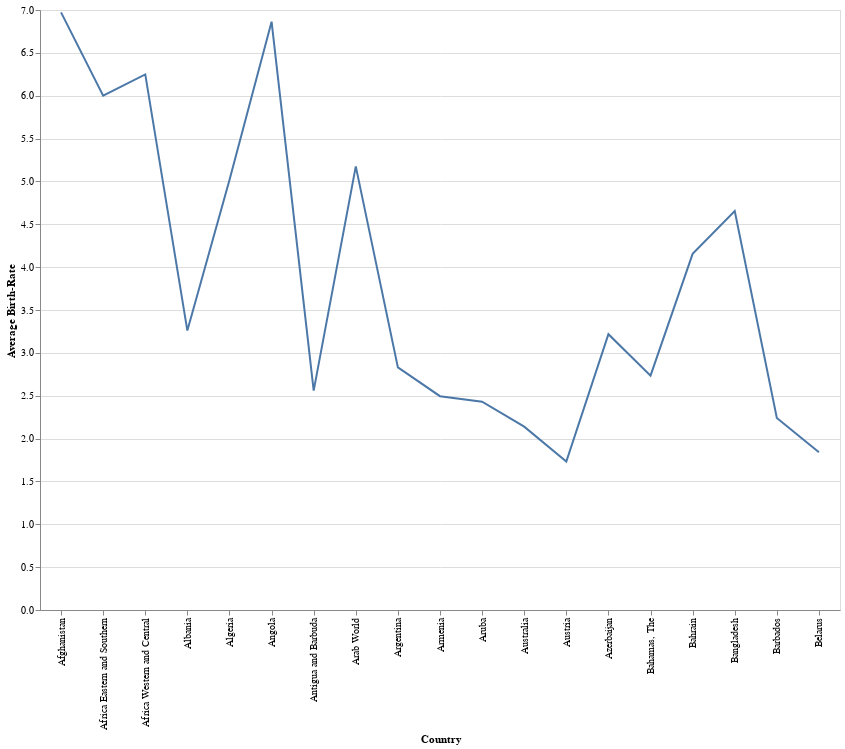

The cell this chart's notebook holds for it:
### Code cell
# Line chart showing Average Brith Rate in following first 20 countries from list.
line = alt.Chart(new_df).mark_line().encode(
    x='Country',
    y='Average Birth'
)

band = alt.Chart(new_df).mark_errorband(extent='ci').encode(
    x='Country',
    y=alt.Y('Average Birth', title='Average Birth Rate'),
)

(band + line).properties(height=600, width= 800)

### Figure 1 — Vega-Lite specification as saved in the notebook (floating-point values rounded to 4 significant figures)
{"config": {"view": {"continuousWidth": 400, "continuousHeight": 300}}, "layer": [{"mark": {"type": "errorband", "extent": "ci"}, "encoding": {"x": {"field": "Country", "type": "nominal"}, "y": {"field": "Average Birth", "title": "Average Birth-Rate", "type": "quantitative"}}}, {"mark": "line", "encoding": {"x": {"field": "Country", "type": "nominal"}, "y": {"field": "Average Birth", "type": "quantitative"}}}], "data": {"name": "data-ca50b961d8d1cc653f47b937e1484154"}, "height": 600, "width": 800, "$schema": "https://vega.github.io/schema/vega-lite/v4.17.0.json", "datasets": {"data-ca50b961d8d1cc653f47b937e1484154": [{"Country": "Afghanistan", "Code": "AFG", "1960-69": 7.45, "1970-79": 7.45, "1980-89": 7.456, "1990-99": 7.559, "2000-09": 6.901, "2010-20": 5.019, "Average Birth": 6.972, "Change Over Time": -32.63}, {"Country": "Africa Eastern and Southern", "Code": "AFE", "1960-69": 6.773, "1970-79": 6.785, "1980-89": 6.55, "1990-99": 5.91, "2000-09": 5.34, "2010-20": 4.651, "Average Birth": 6.001, "Change Over Time": -31.33}, {"Country": "Africa Western and Central", "Code": "AFW", "1960-69": 6.518, "1970-79": 6.781, "1980-89": 6.749, "1990-99": 6.288, "2000-09": 5.845, "2010-20": 5.308, "Average Birth": 6.248, "Change Over Time": -18.56}, {"Country": "Albania", "Code": "ALB", "1960-69": 5.829, "1970-79": 4.308, "1980-89": 3.311, "1990-99": 2.623, "2000-09": 1.836, "2010-20": 1.651, "Average Birth": 3.26, "Change Over Time": -71.67}, {"Country": "Algeria", "Code": "DZA", "1960-69": 7.637, "1970-79": 7.4, "1980-89": 5.914, "1990-99": 3.617, "2000-09": 2.544, "2010-20": 2.984, "Average Birth": 5.016, "Change Over Time": -60.92}, {"Country": "Angola", "Code": "AGO", "1960-69": 7.066, "1970-79": 7.477, "1980-89": 7.43, "1990-99": 6.965, "2000-09": 6.467, "2010-20": 5.778, "Average Birth": 6.864, "Change Over Time": -18.22}, {"Country": "Antigua and Barbuda", "Code": "ATG", "1960-69": 4.183, "1970-79": 2.854, "1980-89": 2.089, "1990-99": 2.137, "2000-09": 2.095, "2010-20": 1.994, "Average Birth": 2.559, "Change Over Time": -52.33}, {"Country": "Arab World", "Code": "ARB", "1960-69": 7.016, "1970-79": 6.674, "1980-89": 5.884, "1990-99": 4.539, "2000-09": 3.599, "2010-20": 3.34, "Average Birth": 5.175, "Change Over Time": -52.39}, {"Country": "Argentina", "Code": "ARG", "1960-69": 3.072, "1970-79": 3.248, "1980-89": 3.133, "1990-99": 2.795, "2000-09": 2.435, "2010-20": 2.296, "Average Birth": 2.83, "Change Over Time": -25.28}, {"Country": "Armenia", "Code": "ARM", "1960-69": 4.049, "1970-79": 2.844, "1980-89": 2.546, "1990-99": 2.116, "2000-09": 1.672, "2010-20": 1.74, "Average Birth": 2.495, "Change Over Time": -57.04}, {"Country": "Aruba", "Code": "ABW", "1960-69": 3.944, "1970-79": 2.581, "1980-89": 2.335, "1990-99": 2.082, "2000-09": 1.795, "2010-20": 1.845, "Average Birth": 2.43, "Change Over Time": -53.21}, {"Country": "Australia", "Code": "AUS", "1960-69": 3.139, "1970-79": 2.352, "1980-89": 1.882, "1990-99": 1.825, "2000-09": 1.84, "2010-20": 1.795, "Average Birth": 2.139, "Change Over Time": -42.84}, {"Country": "Austria", "Code": "AUT", "1960-69": 2.693, "1970-79": 1.877, "1980-89": 1.531, "1990-99": 1.442, "2000-09": 1.389, "2010-20": 1.465, "Average Birth": 1.733, "Change Over Time": -45.58}, {"Country": "Azerbaijan", "Code": "AZE", "1960-69": 5.711, "1970-79": 4.28, "1980-89": 3.111, "1990-99": 2.406, "2000-09": 1.921, "2010-20": 1.878, "Average Birth": 3.218, "Change Over Time": -67.11}, {"Country": "Bahamas, The", "Code": "BHS", "1960-69": 4.095, "1970-79": 3.268, "1980-89": 2.856, "1990-99": 2.481, "2000-09": 1.912, "2010-20": 1.79, "Average Birth": 2.734, "Change Over Time": -56.3}, {"Country": "Bahrain", "Code": "BHR", "1960-69": 7.056, "1970-79": 5.697, "1980-89": 4.404, "1990-99": 3.237, "2000-09": 2.483, "2010-20": 2.054, "Average Birth": 4.155, "Change Over Time": -70.9}, {"Country": "Bangladesh", "Code": "BGD", "1960-69": 6.854, "1970-79": 6.792, "1980-89": 5.568, "1990-99": 3.821, "2000-09": 2.752, "2010-20": 2.134, "Average Birth": 4.654, "Change Over Time": -68.87}, {"Country": "Barbados", "Code": "BRB", "1960-69": 3.936, "1970-79": 2.507, "1980-89": 1.857, "1990-99": 1.736, "2000-09": 1.771, "2010-20": 1.633, "Average Birth": 2.24, "Change Over Time": -58.52}, {"Country": "Belarus", "Code": "BLR", "1960-69": 2.377, "1970-79": 2.184, "1980-89": 2.059, "1990-99": 1.524, "2000-09": 1.332, "2010-20": 1.564, "Average Birth": 1.84, "Change Over Time": -34.21}]}}
